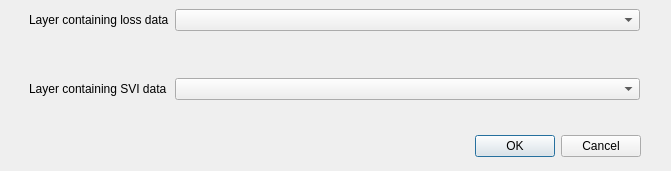
<?xml version="1.0" encoding="UTF-8"?>
<ui version="4.0">
 <class>SelectLayersToJoinDialog</class>
 <widget class="QDialog" name="SelectLayersToJoinDialog">
  <property name="windowModality">
   <enum>Qt::WindowModal</enum>
  </property>
  <property name="geometry">
   <rect>
    <x>0</x>
    <y>0</y>
    <width>671</width>
    <height>171</height>
   </rect>
  </property>
  <property name="windowTitle">
   <string>Select layers to join</string>
  </property>
  <property name="modal">
   <bool>true</bool>
  </property>
  <widget class="QDialogButtonBox" name="buttonBox">
   <property name="geometry">
    <rect>
     <x>300</x>
     <y>130</y>
     <width>341</width>
     <height>32</height>
    </rect>
   </property>
   <property name="orientation">
    <enum>Qt::Horizontal</enum>
   </property>
   <property name="standardButtons">
    <set>QDialogButtonBox::Cancel|QDialogButtonBox::Ok</set>
   </property>
  </widget>
  <widget class="QWidget" name="formLayoutWidget">
   <property name="geometry">
    <rect>
     <x>29</x>
     <y>9</y>
     <width>611</width>
     <height>91</height>
    </rect>
   </property>
   <layout class="QFormLayout" name="formLayout">
    <item row="1" column="1">
     <widget class="QComboBox" name="loss_layer_cbox"/>
    </item>
    <item row="3" column="1">
     <widget class="QComboBox" name="svi_layer_cbox"/>
    </item>
    <item row="1" column="0">
     <widget class="QLabel" name="loss_layer_lbl">
      <property name="text">
       <string>Layer containing loss data</string>
      </property>
     </widget>
    </item>
    <item row="3" column="0">
     <widget class="QLabel" name="svi_layer_lbl">
      <property name="text">
       <string>Layer containing SVI data</string>
      </property>
     </widget>
    </item>
    <item row="2" column="1">
     <spacer name="verticalSpacer">
      <property name="orientation">
       <enum>Qt::Vertical</enum>
      </property>
      <property name="sizeHint" stdset="0">
       <size>
        <width>20</width>
        <height>40</height>
       </size>
      </property>
     </spacer>
    </item>
   </layout>
  </widget>
 </widget>
 <resources/>
 <connections>
  <connection>
   <sender>buttonBox</sender>
   <signal>accepted()</signal>
   <receiver>SelectLayersToJoinDialog</receiver>
   <slot>accept()</slot>
   <hints>
    <hint type="sourcelabel">
     <x>248</x>
     <y>254</y>
    </hint>
    <hint type="destinationlabel">
     <x>157</x>
     <y>274</y>
    </hint>
   </hints>
  </connection>
  <connection>
   <sender>buttonBox</sender>
   <signal>rejected()</signal>
   <receiver>SelectLayersToJoinDialog</receiver>
   <slot>reject()</slot>
   <hints>
    <hint type="sourcelabel">
     <x>316</x>
     <y>260</y>
    </hint>
    <hint type="destinationlabel">
     <x>286</x>
     <y>274</y>
    </hint>
   </hints>
  </connection>
 </connections>
</ui>
